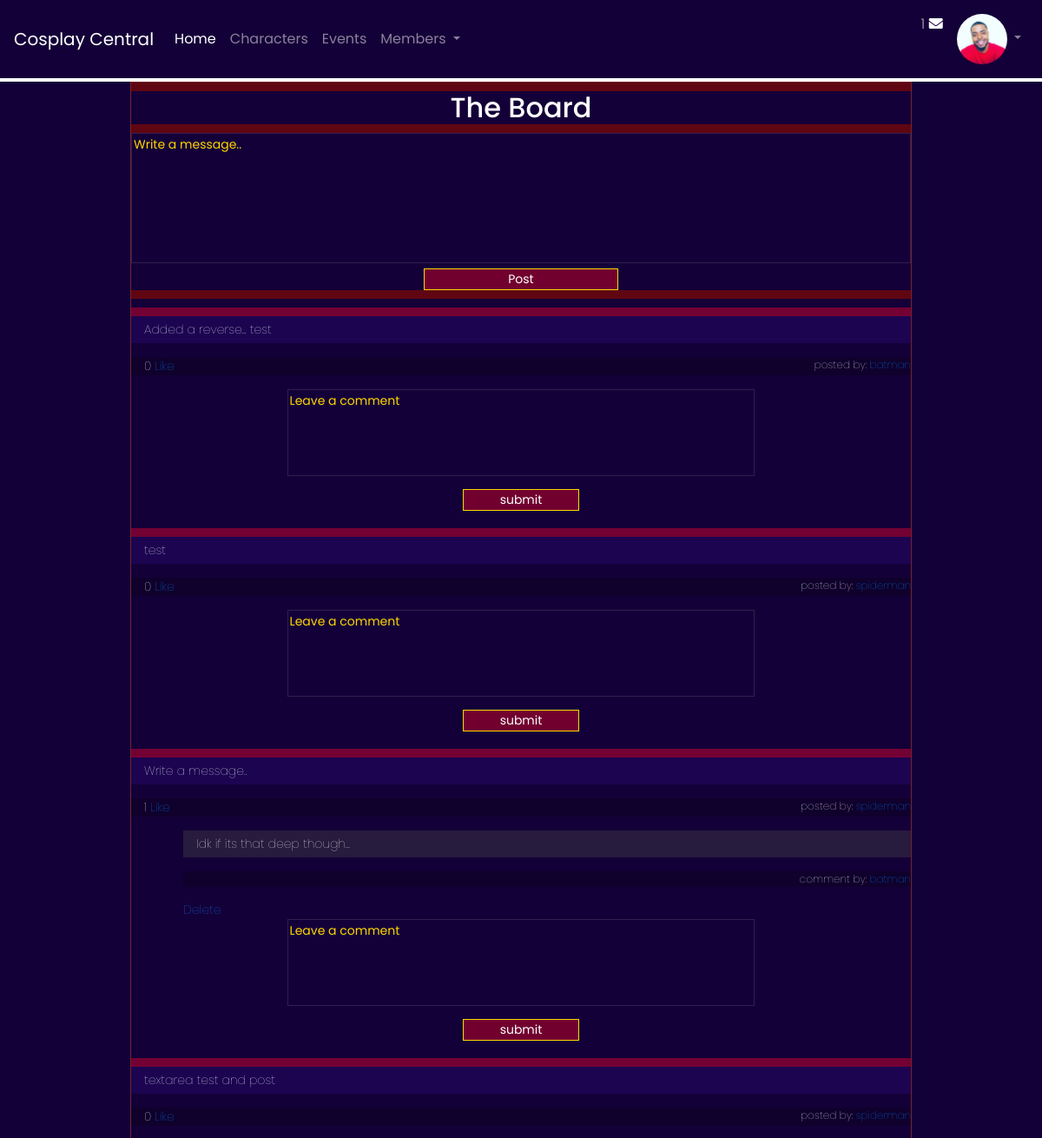
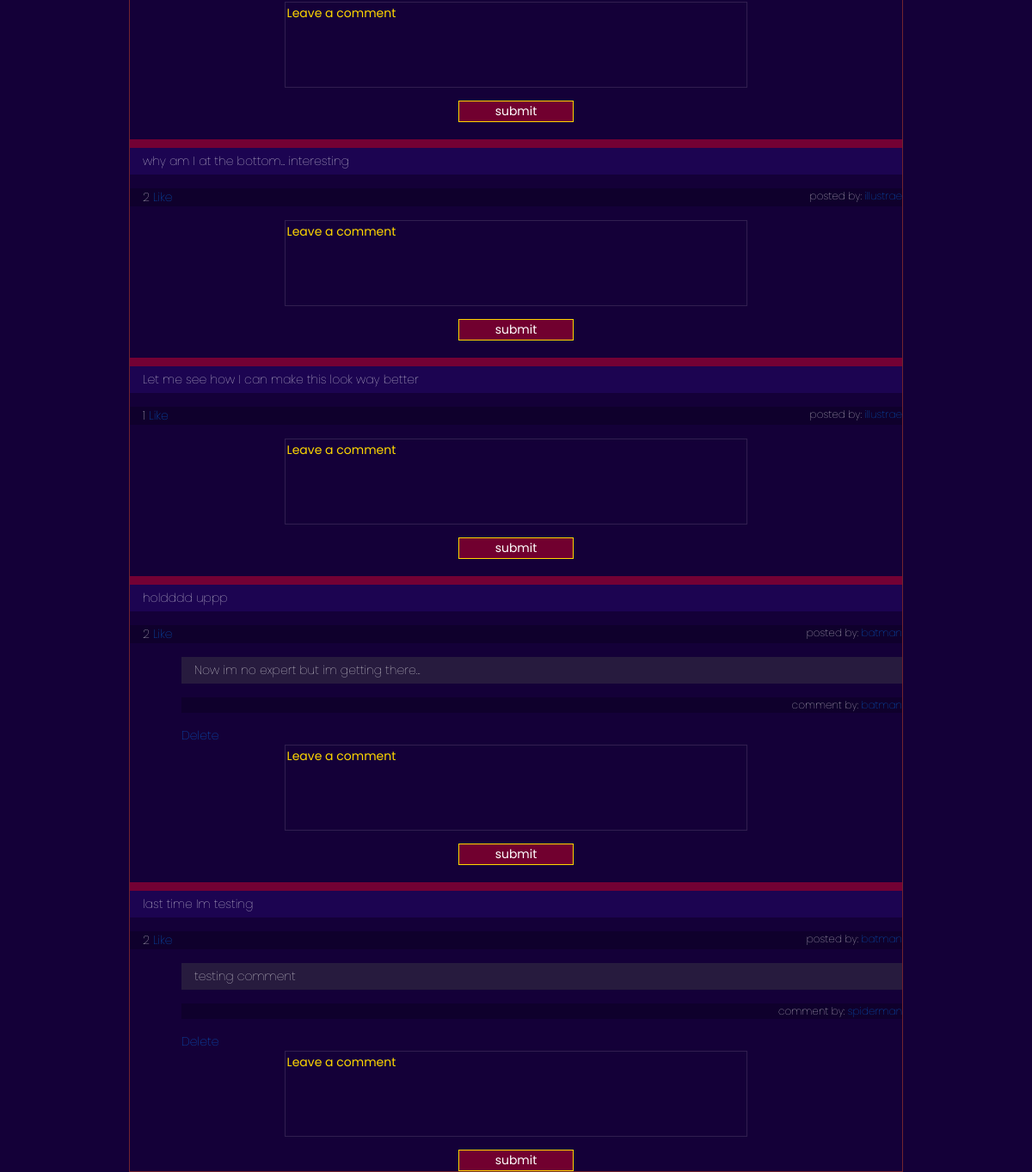
The page /forum/ (signed in) on the database its author committed (2 pictures, top to bottom).
### cosplayapp/models.py (models this page shows, shortened)
class User(models.Model):
    first_name = models.CharField(max_length=45, null=True)
    last_name = models.CharField(max_length=45, null=True)
    username = models.CharField(max_length=255, null=True)
    email = models.EmailField(unique=True)
    password = models.CharField(max_length=45)
    confirm_pw = models.CharField(max_length=45)
    objects = UserManager()
    date_created = models.DateTimeField(auto_now_add=True)
    date_updated = models.DateTimeField(auto_now=True)

class Profile(models.Model):
    user = models.OneToOneField(User, unique=True, on_delete=models.CASCADE)
    location = models.CharField(max_length=45, null=True)
    favorite = models.CharField(max_length=255, null=True)
    about = models.TextField(null=True)
    image = models.ImageField(default='default.jpg', upload_to='profile_pics')

class Message(models.Model):
    message = models.TextField()
    poster = models.ForeignKey(User, related_name='user_messages', null=True, on_delete=models.CASCADE)
    user_likes = models.ManyToManyField(User, related_name='liked_posts')
    date_created = models.DateTimeField(auto_now_add=True, null=True)

class Comment(models.Model):
    comment = models.TextField()
    poster = models.ForeignKey(User, related_name='user_comments', null=True, on_delete=models.CASCADE)
    wall_message = models.ForeignKey(Message, related_name='post_comments', on_delete=models.CASCADE)
    created_at = models.DateTimeField(auto_now_add=True)

### cosplayapp/views.py (the view)
# urls.py: path('forum/', views.forum),
def forum(request):
    if 'user_id' not in  request.session:
        return redirect('/')
    user = User.objects.get(id=request.session['user_id'])
    context = {
        'user': user,
        'messages': Message.objects.all()
    }
    return render(request, 'forum.html', context)

### cosplayapp/templates/forum.html (shortened to what this page needs)
{% extends 'base.html' %}
{% block content %}
<div class='mainWall' id='mainWall'>
        <h2 id='forWall'>The Board</h2>
        <form action='/wall' method=POST id='wall1'>
        <textarea rows='5' type="text" label='Write' name='mess' id='wallP'>Write a message..</textarea>
        <input type="submit" value="Post" id='postbtn'>
        </form>
<div id="posts">
    {% for post in messages reversed %}
        <div class='one_post'>
        <p class='post'>{{post.message}}</p>
        </div>
        <div id='posted1'>
            <p class='poster' style='text-align:left;'>{{post.user_likes.count}} <a href='/like/{{post.id}}'> Like </a>
                <span style='float:right;font-size:12px;'>
                    posted by: <a href='/userProfile/{{post.poster.id}}'> {{post.poster.username}} </a>
                </span>
            </p>
<div id='comments1'>
    {% for comment in post.post_comments.all %}
        <p class='comments2'style='padding-left:15px;'> {{comment.comment}}</p>
        <p class='comments3' style='text-align:right;font-size:12px'> comment by: <a href='/userProfile/{{post.poster.id}}'>{{comment.poster.username}}</a></p>
        <a href="/delete/{{comment.id}}">Delete</a>
    {% endfor %}
</div>
<div id='comments4'>
    <form action='/add_comment/{{post.id}}' method=POST id='wall2'>
    <textarea rows='2' type='text' name='comment' id='commentP'>Leave a comment</textarea>
    <input type='submit' value='submit' id='commentbtn'>
            </form>
        </div>
    {% endfor %}
</div>
{% endblock content %}

### cosplayapp/templates/base.html (shortened to what this page needs)
<!doctype html>
<html lang='en'>
<head>
    {% load static %}
    <link rel='stylesheet' href='https://maxcdn.bootstrapcdn.com/bootstrap/4.0.0/css/bootstrap.min.css'>
    <link rel='stylesheet' href='{% static 'css/styles.css' %}'>
    <link rel='stylesheet' href='https://use.fontawesome.com/releases/v5.7.0/css/all.css'>
</head>
<body>
    <div class='main'>
        <nav class='mb-1 navbar navbar-expand-lg navbar-dark secondary-color lighten-1'>
            <a class='navbar-brand' href='#'>Cosplay Central</a>
    <div class='collapse navbar-collapse' id='navbarContent'>
        <ul class='navbar-nav mr-auto'>
            <li class='nav-item active'>
                <a class='nav-link' href='/dashboard/'>Home
                </a>
            </li>
            <li class='nav-item'>
                <a class='nav-link' href='/characters/'>Characters</a>
            </li>
            <li class='nav-item'>
                <a class='nav-link' href='#'>Events</a>
        </li>
        <li class='nav-item dropdown'>
            <a class='nav-link dropdown-toggle' id='navbarDropdown' data-toggle='dropdown' aria-haspopup='true' aria-expanded='false'>Members
            </a>
        </li>
    </ul>
    <ul class='navbar-nav ml-auto nav-flex-icons'>
        <li class='nav-item'>
            <a class='nav-link waves-effect waves-light'>1
                <i class='fas fa-envelope'></i>
            </a>
        </li>
        <li class='nav-item avatar dropdown'>
            <a class='nav-link dropdown-toggle' id='navbarDropdown2' data-toggle='dropdown' aria-haspopup='true' aria-expanded='false'>
                <img src='{{ user.profile.image.url }}' class='rounded-circle img-fluid' alt='avatar image'>
            </a>
        </li>
    </ul>
</div>
</nav>
</div>
<div>
{%block content%}{% endblock %}
</div>
</body>
</html>

### cosplayapp/static/css/styles.css (style rules this page uses)
* { color: white; background-color: #140038; font-family: Poppins; }
.navbar, .container { background-color: #140038; }
h2 { color: white; text-align: center; margin-top: 10px; margin-bottom: 10px; }
.rounded-circle { width: 58px; height: 58px; }
#mainWall { border-style: solid; border-width: thin; border-color: #ffffff1f; background-color: #5f0612; display: inline-flexbox; margin: auto; width: 75%; font-size: 14px; font-weight: lighter; }
#mainWall #wallP { width: 100%; height:150px; border-style: solid; border-width: thin; border-color: #ffffff1f; resize: none; color: gold; }
#mainWall #postbtn { width: 25%; display: block; margin-left: auto; margin-right: auto; border-style: solid; border-color: gold; border-width: 1px; background-color: rgba(138, 0, 46, 0.795); }
#mainWall .poster span, #mainWall .poster { background-color: #0f002c; text-align: right; display: block; margin-left: auto; margin-right: auto; padding-left: 15px; }
#mainWall #comments1 { width: auto; background-color: #140038; margin-left: 60px; }
#mainWall #posts .one_post { width: auto; margin-top: 10px; padding-top: 10px; border-width: 1px; border-color: gold; }
.one_post p.post { width: auto; border-top: solid; border-top-width: 10px; border-top-color: rgba(138, 0, 46, 0.795); background-color:#1e0555dc; padding: 5px; padding-left: 15px; }
p.comments2 { background-color: #302742b4; padding-top: 5px; padding-bottom: 5px; }
p.comments3 { background-color: #0f002c; }
#wall2 textarea { width: 60%; height: 100px; border-style: solid; border-width: thin; border-color: #ffffff1f; resize: none; color: gold; display: block; margin-left: auto; margin-right: auto; }
#comments4 #commentbtn { display: block; margin-left: auto; margin-right: auto; margin-top: 15px; width: 15%; justify-content: center; border-style: solid; border-color: gold; border-width: 1px; background-color: rgba(138, 0, 46, 0.795); }

### rows shown on the page
User: profile.image (picture)
Message: message "Added a reverse... test", user_likes.count "0", poster.username "batman"
Message: message "test", user_likes.count "0", poster.username "spiderman"
Message: message "Write a message..", user_likes.count "1", poster.username "spiderman"
Comment: comment "Idk if its that deep though...", poster.username "batman"
Message: message "textarea test and post", user_likes.count "0", poster.username "spiderman"
Message: message "why am I at the bottom... interesting", user_likes.count "2", poster.username "illustrae"
Message: message "Let me see how I can make this look way better", user_likes.count "1", poster.username "illustrae"
Message: message "holdddd uppp", user_likes.count "2", poster.username "batman"
Comment: comment "Now im no expert but im getting there...", poster.username "batman"
Message: message "last time Im testing", user_likes.count "2", poster.username "batman"
Comment: comment "testing comment", poster.username "spiderman"
